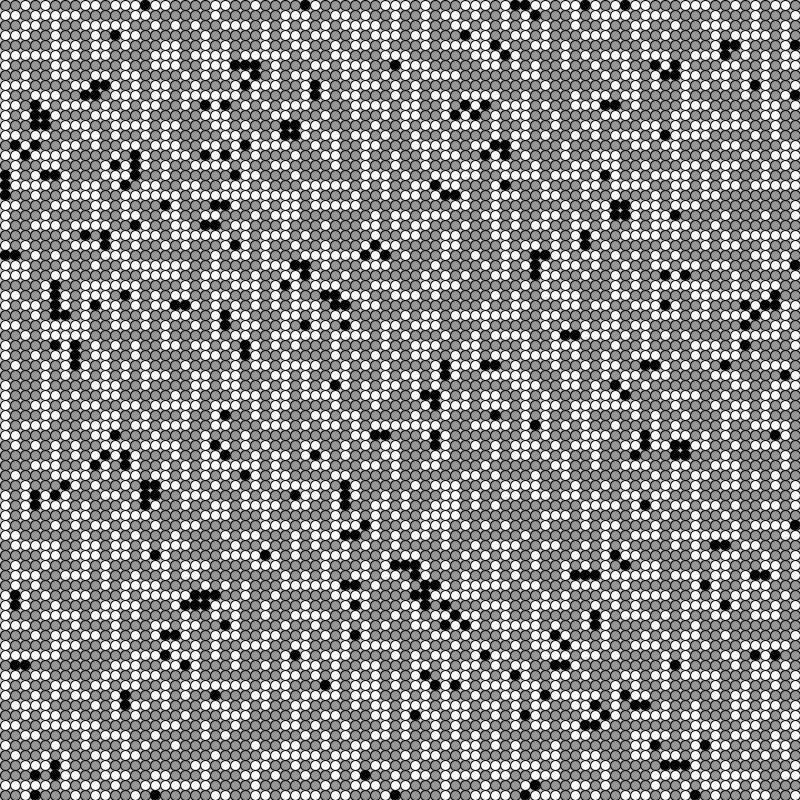
Frame 1 (no input)
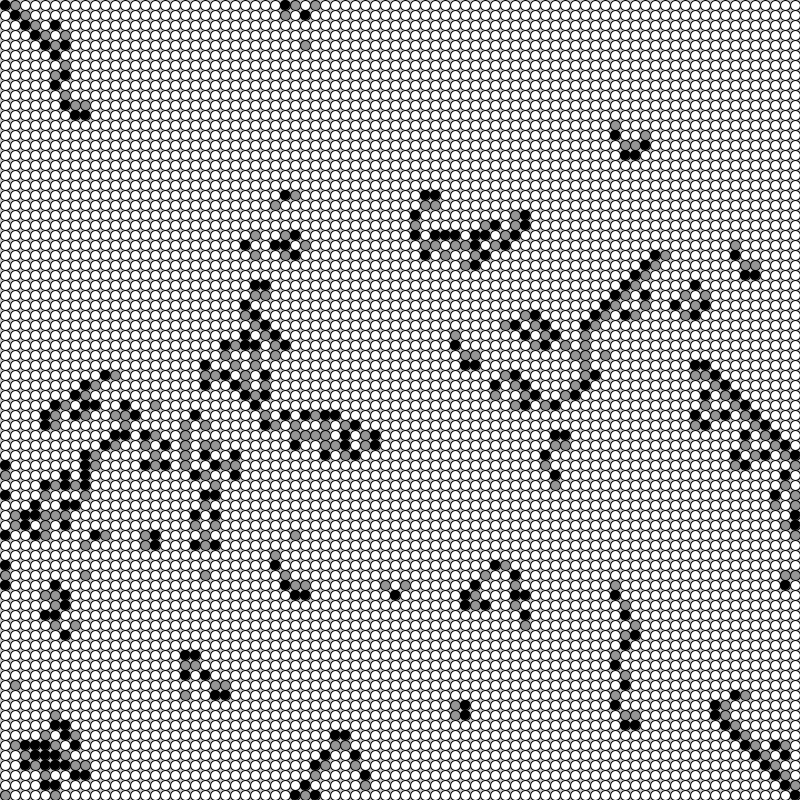
Frame 60 (the mouse pressed at the canvas centre just before this capture)
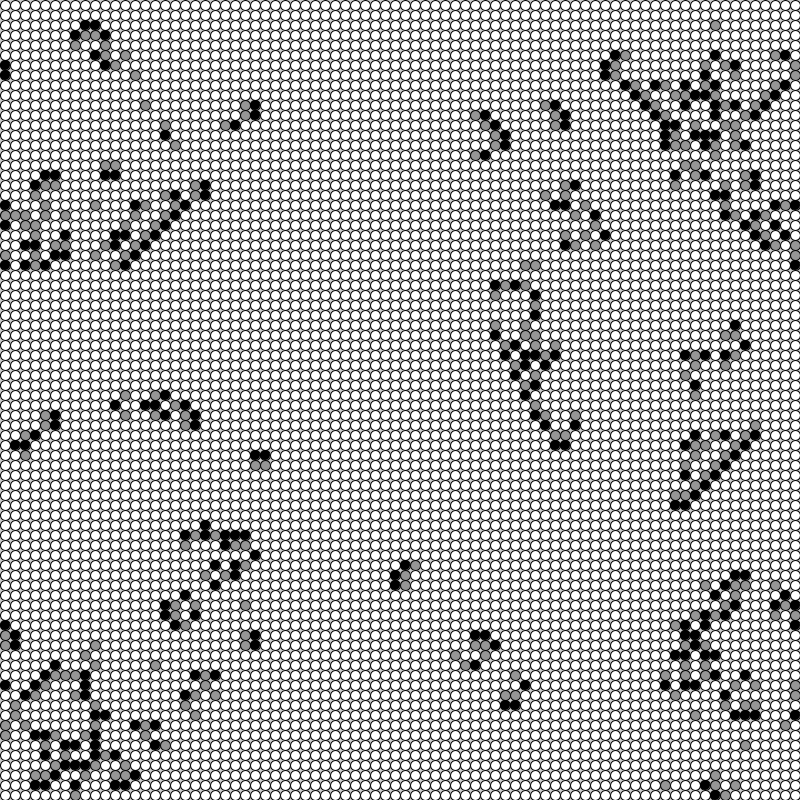
Frame 120 (the mouse held since frame 60 and released just before this capture)

The Processing sketch that drew these frames (run headless with seeded random() and noise(); from frame 60 on, the mouse is pressed at the canvas centre):

// Processing sketch: generativeart_26
// ── generativeart_26.pde
Cell[][] cellArray;
int cellSize = 10;
int numx, numy;

void setup() {
  size(800, 800);
  numx = floor(width/cellSize);
  numy = floor(height/cellSize);
  restart();
}

void restart() {
  cellArray = new Cell[numx][numy];
  for (int x = 0; x < numx; x++) {
    for (int y = 0; y < numy; y++) {
      Cell newCell = new Cell(x, y);
      cellArray[x][y] = newCell;
    }
  }

  for (int x = 0; x < numx; x++) {
    for (int y = 0; y < numy; y++) {
      int above = y - 1;
      int below = y + 1;
      int left = x - 1;
      int right = x + 1;

      if (above < 0)  above = numy - 1;
      if (below == numy) below = 0;
      if (left < 0) left = numx - 1;
      if (right == numx) right = 0;

      cellArray[x][y].addNeighbour(cellArray[left][above]);
      cellArray[x][y].addNeighbour(cellArray[left][y]);
      cellArray[x][y].addNeighbour(cellArray[left][below]);
      cellArray[x][y].addNeighbour(cellArray[x][below]);
      cellArray[x][y].addNeighbour(cellArray[right][below]);
      cellArray[x][y].addNeighbour(cellArray[right][y]);
      cellArray[x][y].addNeighbour(cellArray[right][above]);
      cellArray[x][y].addNeighbour(cellArray[x][above]);
    }
  }
}

void draw() {
  background(200);

  for (int x = 0; x < numx; x++) {
    for (int y = 0; y < numy; y++) {
      cellArray[x][y].calcNextState();
    }
  }

  translate(cellSize/2, cellSize/2);

  for (int x = 0; x < numx; x++) {
    for (int y = 0; y < numy; y++) {
      cellArray[x][y].drawMe();
    }
  }
}

void mousePressed() {
  restart();
}

class Cell {
  float x, y;
  int state;
  int nextState;
  Cell[] neighbors;

  Cell(float ex, float why) {
    x = ex * cellSize;
    y = why * cellSize;

    nextState = int(random(2));
    state = nextState;
    neighbors = new Cell[0];
  }

  void addNeighbour(Cell cell) {
    neighbors = (Cell[])append(neighbors, cell);
  }

  void calcNextState() {
    if (state == 0) {
      int firingCount = 0;
      for (int i = 0; i < neighbors.length; i++) {
        if (neighbors[i].state == 1) firingCount++;
      }
      if (firingCount == 2) {
        nextState = 1;
      } else {
        nextState = state;
      }
    } else if (state == 1) {
      nextState = 2;
    } else if (state == 2) {
      nextState = 0;
    }
  }

  

  void drawMe() {
    state = nextState;
    stroke(0);
    if (state == 1) {
      fill(0);
    } else if (state == 2) {
      fill(150);
    } else {
      fill(255);
    }
    ellipse(x, y, cellSize, cellSize);
  }
}
